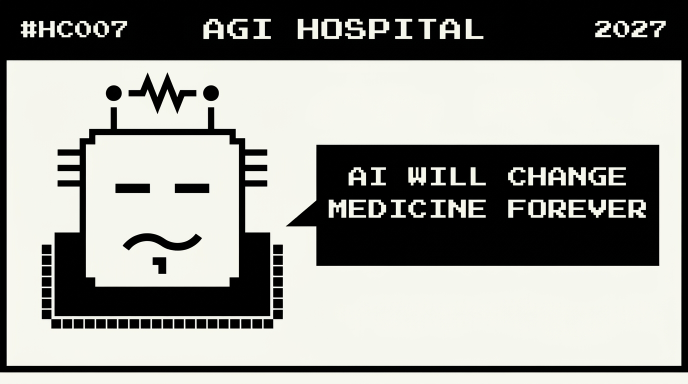
#> input picture pre-images/HC007_pre1.png, 1376 x 768 px (shown at 1/2 size)
$ python square_crop.py ../pre-images/HC007_pre1.png out.png
#> lines starting #> are read from the running program, lines starting #| are printed output that depends on the picture
#!/usr/bin/env python3
"""Generate a 1080x1350 (4:5) JPEG variant of a Holy Chip story image for Instagram.

The story PNG is portrait (896x1200, ratio 0.747), below IG's 4:5 floor (0.8).
We scale-to-fit inside a 1080x1350 white canvas, centered, and save as JPEG
(IG container API requires JPEG, not PNG). 4:5 is IG's tallest allowed ratio
so we waste the least space; the comic fills ~93% of the frame with small
white margins on the sides.

Usage:
  python3 square_crop.py <source.png> [<dest.jpg>]

If dest omitted, writes to <source-stem>.square.jpg next to source.
"""
import os
import sys
from PIL import Image

CANVAS_W = 1080
CANVAS_H = 1350
BG = (255, 255, 255)  # white

def main():
    if len(sys.argv) < 2:
        print("Usage: python3 square_crop.py <source.png> [<dest.jpg>]")
        sys.exit(0)
    src = sys.argv[1]
    if not os.path.exists(src):
        print(f"ERROR: not found: {src}", file=sys.stderr)
        sys.exit(1)
    if len(sys.argv) >= 3:
        dst = sys.argv[2]
    else:
        stem, _ = os.path.splitext(src)
        dst = f"{stem}.square.jpg"

    im = Image.open(src).convert("RGB")
#> im is the input picture: PIL image 1376x768 RGB; mean R, G, B 150.4, 150.9, 145.9
    w, h = im.size
#> w = 1376; h = 768
    scale = min(CANVAS_W / w, CANVAS_H / h)
#> scale = 0.785
    new_w, new_h = int(w * scale), int(h * scale)
#> new_w = 1080; new_h = 602
    im = im.resize((new_w, new_h), Image.LANCZOS)
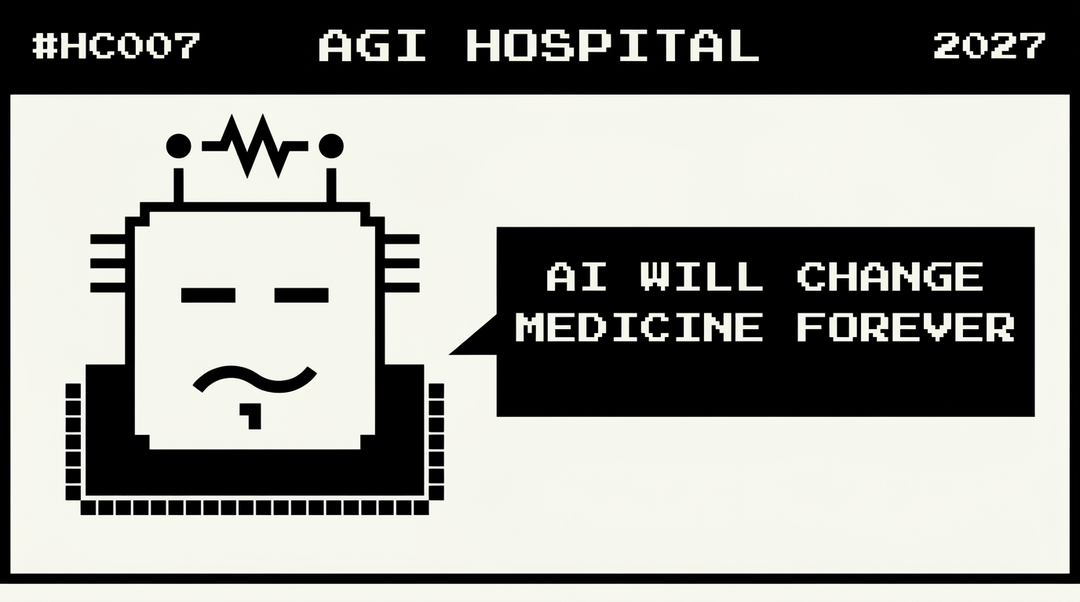
#> im: PIL image 1080x602 RGB; mean R, G, B 150.6, 151.1, 146.1

    canvas = Image.new("RGB", (CANVAS_W, CANVAS_H), BG)
#> canvas: PIL image 1080x1350 RGB; every value is 255
    x = (CANVAS_W - new_w) // 2
#> x = 0
    y = (CANVAS_H - new_h) // 2
#> y = 374
    canvas.paste(im, (x, y))
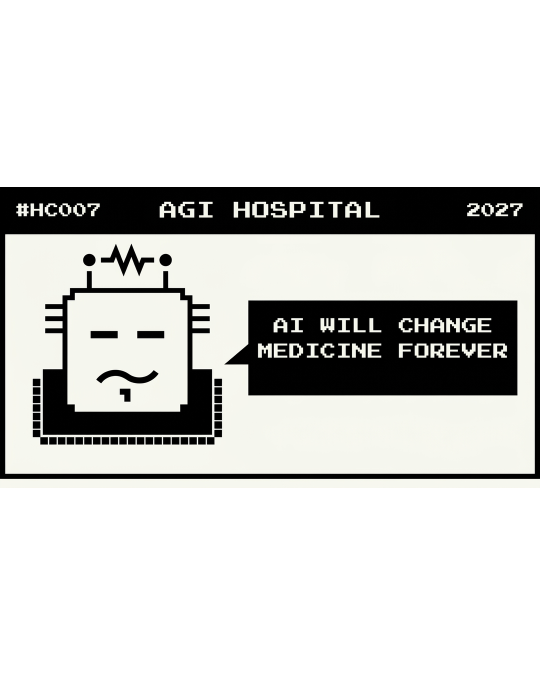
#> canvas: PIL image 1080x1350 RGB (shown at 1/2 size); mean R, G, B 208.4, 208.7, 206.5
    canvas.save(dst, "JPEG", quality=92, optimize=True)
    print(f"OK:{dst}")
    print(f"SIZE:{CANVAS_W}x{CANVAS_H}")

if __name__ == "__main__":
    main()

$ run again, on pre-images/HC017_pre1.png
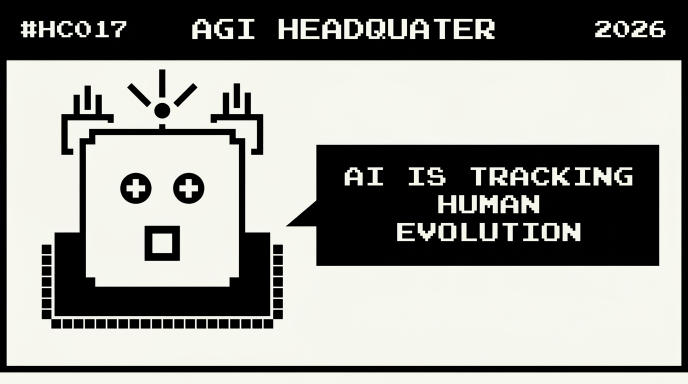
#> input picture pre-images/HC017_pre1.png, 1376 x 768 px (shown at 1/2 size)
#> in main, im is the input picture: PIL image 1376x768 RGB; mean R, G, B 150.1, 150.5, 145.5
#> in main, `im = im.resize((new_w, new_h), Image.LANCZOS)`:
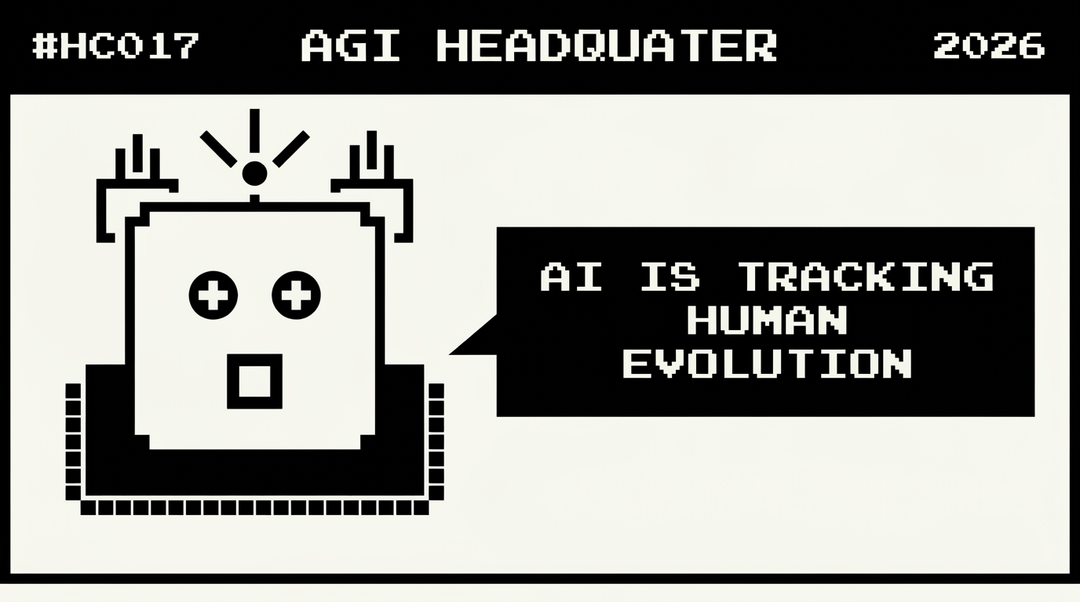
#> im: PIL image 1080x602 RGB; mean R, G, B 150.2, 150.7, 145.7
#> in main, `canvas.paste(im, (x, y))`:
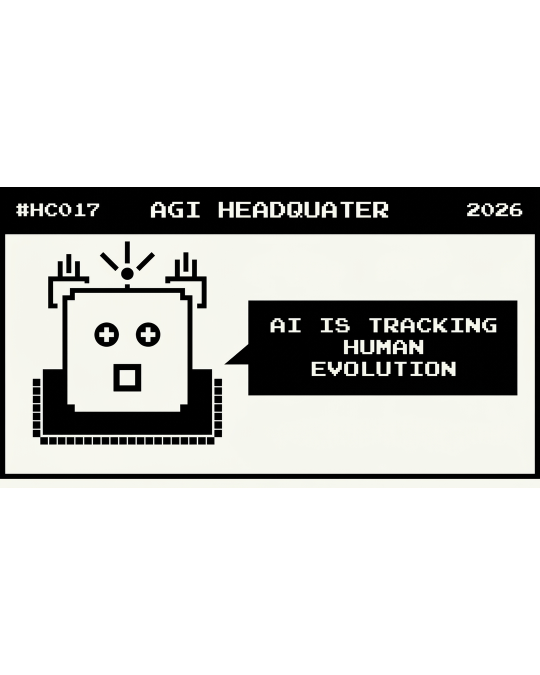
#> canvas: PIL image 1080x1350 RGB (shown at 1/2 size); mean R, G, B 208.3, 208.5, 206.3

$ run again, on pre-images/HC017_pre2.png
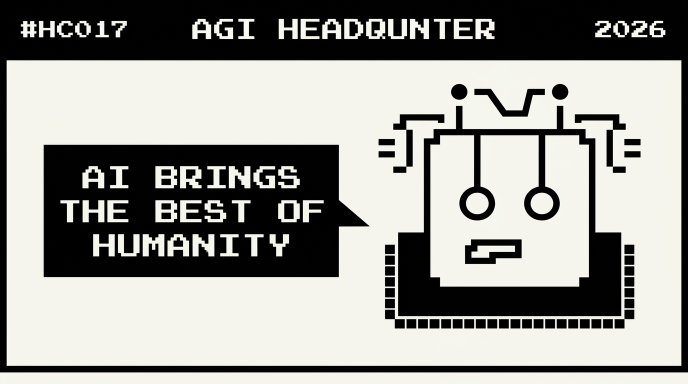
#> input picture pre-images/HC017_pre2.png, 1376 x 768 px (shown at 1/2 size)
#> in main, im is the input picture: PIL image 1376x768 RGB; mean R, G, B 152.3, 152.4, 147.4
#> in main, `im = im.resize((new_w, new_h), Image.LANCZOS)`:
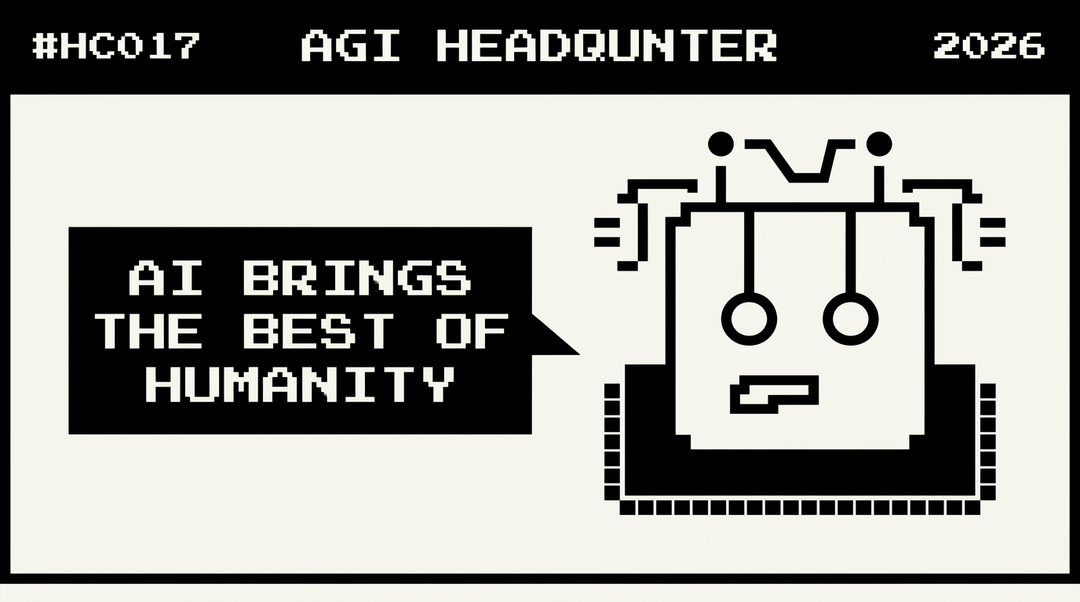
#> im: PIL image 1080x602 RGB; mean R, G, B 152.5, 152.6, 147.6
#> in main, `canvas.paste(im, (x, y))`:
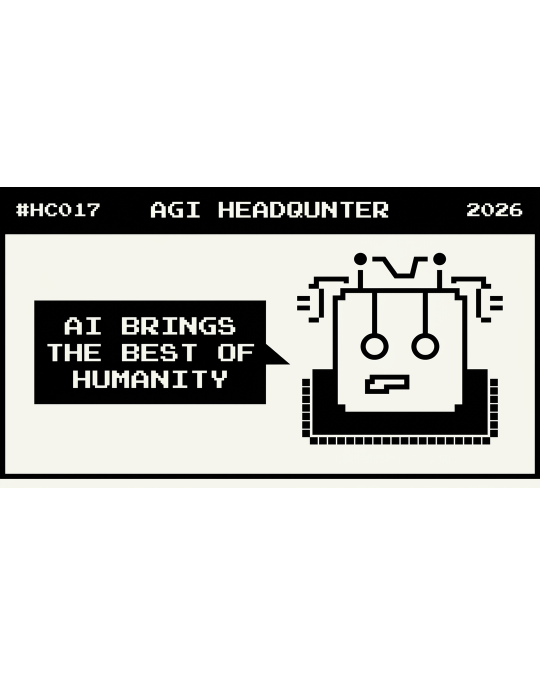
#> canvas: PIL image 1080x1350 RGB (shown at 1/2 size); mean R, G, B 209.3, 209.3, 207.1
